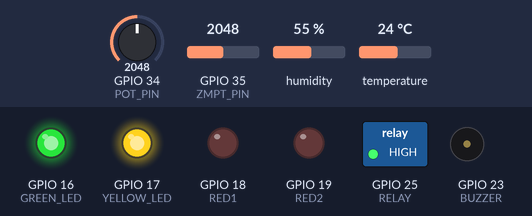
Simulated run of this sketch. Board: ESP32. On the bench: switched loads named in the sketch (green lamp = pin HIGH), output pins drawn as LEDs (lit = HIGH), buzzer (waves = sounding, pin HIGH). Inputs (shaded band) come from the test bench; at power-on: GPIO 34 (POT_PIN) = 2048, GPIO 35 (ZMPT_PIN) = 2048, humidity 55 %, temperature 24 °C. WiFi joins after 1.5 s; servers stay silent unless stated.

Above: at 3.0 s.
3.1 s: GPIO 34 (POT_PIN) set to 2124
At 4.6 s:
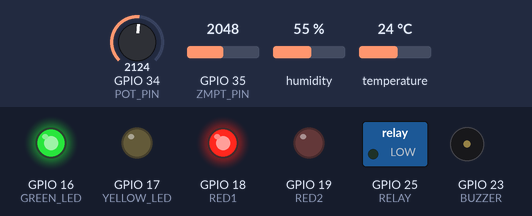
6.6 s: GPIO 34 (POT_PIN) set to 3257
10.1 s: GPIO 34 (POT_PIN) set to 3354
At 11.4 s:
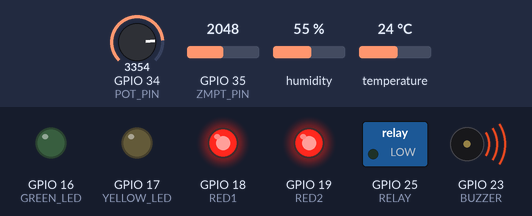
12.3 s: GPIO 34 (POT_PIN) set to 122
At 14.0 s:
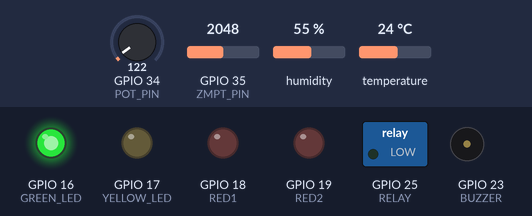
14.3 s: GPIO 34 (POT_PIN) set to 810
16.0 s: GPIO 34 (POT_PIN) set to 915
At 17.2 s:
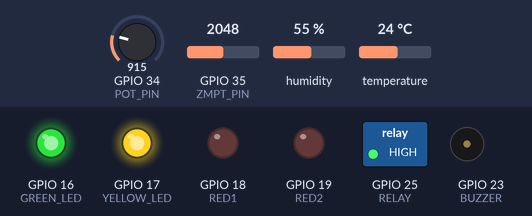
Timing chart, 0 to 19.0 s (numbered marks = the images above; inputs shaded):
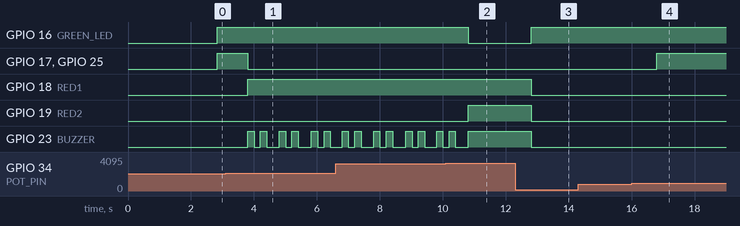

The sketch:

EV_GUARD.ino
```cpp
/*************************************************************
                EV GUARD V2
         ESP32 + Blynk IoT + DHT11
*************************************************************/

#define BLYNK_TEMPLATE_ID "TMPL3ZNDO1rxy"
#define BLYNK_TEMPLATE_NAME "EV GUARD"
#define BLYNK_AUTH_TOKEN "BS5ORnxtzjQS1ZSc7mGcxXx5ekzTvMQv"

#include <WiFi.h>
#include <WiFiClient.h>
#include <BlynkSimpleEsp32.h>
#include <DHT.h>

char ssid[] = "DHARSH";
char pass[] = "22222222";

#define GREEN_LED 16
#define YELLOW_LED 17
#define RED1 18
#define RED2 19
#define RELAY 25
#define BUZZER 23

#define POT_PIN 34
#define DHT_PIN 27
#define ZMPT_PIN 35

#define DHTTYPE DHT11

DHT dht(DHT_PIN, DHTTYPE);

BlynkTimer timer;

float voltage = 0;
float current = 0;
float temperature = 0;
float power = 0;

int potValue = 0;
int level = 0;

void sendData()
{
  potValue = analogRead(POT_PIN);
  level = map(potValue,0,4095,0,100);

  temperature = dht.readTemperature();

  if(isnan(temperature))
  {
    temperature = 0;
  }

  voltage = map(analogRead(ZMPT_PIN),0,4095,180,240);

  current = map(level,0,100,0,25);

  power = voltage * current;

  Blynk.virtualWrite(V0,voltage);
  Blynk.virtualWrite(V1,current);
  Blynk.virtualWrite(V2,temperature);
  Blynk.virtualWrite(V3,power);
  if(level <= 20)
  {
    digitalWrite(GREEN_LED,HIGH);
    digitalWrite(YELLOW_LED,LOW);
    digitalWrite(RED1,LOW);
    digitalWrite(RED2,LOW);
    digitalWrite(RELAY,LOW);
    digitalWrite(BUZZER,LOW);

    Blynk.virtualWrite(V4,"System Ready");
    Blynk.virtualWrite(V5,0);
    Blynk.virtualWrite(V6,1);
    Blynk.virtualWrite(V7,0);
    Blynk.virtualWrite(V8,0);
    Blynk.virtualWrite(V9,0);
  }

  else if(level > 20 && level <= 50)
  {
    digitalWrite(GREEN_LED,HIGH);
    digitalWrite(YELLOW_LED,HIGH);
    digitalWrite(RED1,LOW);
    digitalWrite(RED2,LOW);
    digitalWrite(RELAY,HIGH);
    digitalWrite(BUZZER,LOW);

    Blynk.virtualWrite(V4,"Charging");
    Blynk.virtualWrite(V5,1);
    Blynk.virtualWrite(V6,1);
    Blynk.virtualWrite(V7,1);
    Blynk.virtualWrite(V8,0);
    Blynk.virtualWrite(V9,0);
  }

  else if(level > 50 && level <= 80)
  {
    digitalWrite(GREEN_LED,HIGH);
    digitalWrite(YELLOW_LED,LOW);
    digitalWrite(RED1,HIGH);
    digitalWrite(RED2,LOW);
    digitalWrite(RELAY,LOW);

    digitalWrite(BUZZER,HIGH);
    delay(200);
    digitalWrite(BUZZER,LOW);
    delay(200);
    digitalWrite(BUZZER,HIGH);
    delay(200);
    digitalWrite(BUZZER,LOW);

    Blynk.virtualWrite(V4,"Charging Complete");
    Blynk.virtualWrite(V5,0);
    Blynk.virtualWrite(V6,1);
    Blynk.virtualWrite(V7,0);
    Blynk.virtualWrite(V8,1);
    Blynk.virtualWrite(V9,0);
  }

  else
  {
    digitalWrite(GREEN_LED,LOW);
    digitalWrite(YELLOW_LED,LOW);
    digitalWrite(RED1,HIGH);
    digitalWrite(RED2,HIGH);
    digitalWrite(RELAY,LOW);
    digitalWrite(BUZZER,HIGH);

    Blynk.virtualWrite(V4,"Fault Detected");
    Blynk.virtualWrite(V5,0);
    Blynk.virtualWrite(V6,0);
    Blynk.virtualWrite(V7,0);
    Blynk.virtualWrite(V8,0);
    Blynk.virtualWrite(V9,1);
  }
}
void setup()
{
  Serial.begin(115200);

  pinMode(GREEN_LED, OUTPUT);
  pinMode(YELLOW_LED, OUTPUT);
  pinMode(RED1, OUTPUT);
  pinMode(RED2, OUTPUT);
  pinMode(RELAY, OUTPUT);
  pinMode(BUZZER, OUTPUT);

  digitalWrite(GREEN_LED, LOW);
  digitalWrite(YELLOW_LED, LOW);
  digitalWrite(RED1, LOW);
  digitalWrite(RED2, LOW);
  digitalWrite(RELAY, LOW);
  digitalWrite(BUZZER, LOW);

  dht.begin();

  Blynk.begin(BLYNK_AUTH_TOKEN, ssid, pass);

  timer.setInterval(1000L, sendData);
}

void loop()
{
  Blynk.run();
  timer.run();
}
```

Measured:
- the behaviour switches between 2088 and 2089 on GPIO 34 (POT_PIN) (found by bisection; images 0 and 1)
- the behaviour switches between 3316 and 3317 on GPIO 34 (POT_PIN) (found by bisection; images 1 and 2)
- the behaviour switches between 859 and 860 on GPIO 34 (POT_PIN) (found by bisection; images 3 and 4)
- after the input at 3.1 s, GPIO 17 (YELLOW_LED), GPIO 25 (RELAY): HIGH → LOW after 0.70 s; GPIO 18 (RED1): LOW → HIGH after 0.70 s; GPIO 23 (BUZZER): LOW → HIGH after 0.70 s, then repeats every 1.0 s: LOW 0.20 s, HIGH 0.20 s, LOW 0.40 s, HIGH 0.20 s
- after the input at 10.1 s, GPIO 16 (GREEN_LED): HIGH → LOW after 0.70 s; GPIO 19 (RED2): LOW → HIGH after 0.70 s; GPIO 23 (BUZZER): goes on until 10.8 s, then stays HIGH
- after the input at 12.3 s, GPIO 16 (GREEN_LED): LOW → HIGH after 0.51 s; GPIO 18 (RED1), GPIO 19 (RED2), GPIO 23 (BUZZER): HIGH → LOW after 0.51 s
- after the input at 14.3 s, every drawn part: stays the same
- after the input at 16.0 s, GPIO 17 (YELLOW_LED), GPIO 25 (RELAY): LOW → HIGH after 0.80 s
